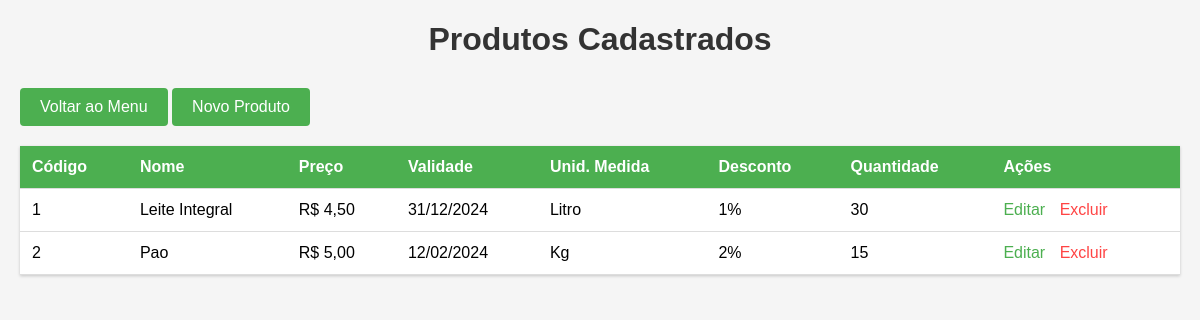
The app's page /listagem_produtos.php with its own data.
### tables this page shows
CREATE TABLE `produtos` (
  `codigo` int(11) NOT NULL,
  `nome` varchar(50) NOT NULL,
  `preco` decimal(5,2) NOT NULL,
  `validade` date DEFAULT NULL,
  `unid_medida` varchar(5) DEFAULT NULL,
  `desconto` int(11) DEFAULT NULL,
  `quantidade` int(11) DEFAULT NULL
);

### listagem_produtos.php (the view, shortened to what this page needs)
<?php
include 'config.php';
?>
<!DOCTYPE html>
<html lang="pt-br">
<head>
</head>
<body>
    <div class="container">
    <h1>Produtos Cadastrados</h1>
        <a href="menu.php" class="btn-voltar">Voltar ao Menu</a>
        <a href="cadastro_produto.php" class="btn-novo">Novo Produto</a>
        <table>
            <thead>
                <tr>
                    <th>Código</th>
                    <th>Nome</th>
                    <th>Preço</th>
                    <th>Validade</th>
                    <th>Unid. Medida</th>
                    <th>Desconto</th>
                    <th>Quantidade</th>
                    <th>Ações</th>
                </tr>
            </thead>
            <tbody>
                <?php
                $stmt = $pdo->query("SELECT * FROM produtos ORDER BY nome");
                while($row = $stmt->fetch()) {
                    echo "<tr>";
                    echo "<td>".$row['codigo']."</td>";
                    echo "<td>".$row['nome']."</td>";
                    echo "<td>R$ ".number_format($row['preco'], 2, ',', '.')."</td>";
                    echo "<td>".date('d/m/Y', strtotime($row['validade']))."</td>";
                    echo "<td>".$row['unid_medida']."</td>";
                    echo "<td>".$row['desconto']."%</td>";
                    echo "<td>".$row['quantidade']."</td>";
                    echo "<td class='acoes'>
                            <a href='editar_produto.php?id=".$row['codigo']."' class='editar'>Editar</a>
                            <a href='excluir_produto.php?id=".$row['codigo']."' class='excluir'
                               onclick='return confirm(\"Deseja realmente excluir este produto?\")'>Excluir</a>
                          </td>";
                    echo "</tr>";
                }
                ?>
            </tbody>
        </table>
    </div>
</body>
</html>

### listagem_produtos.php (style rules this page uses)
body { font-family: Arial, sans-serif; margin: 20px; background-color: #f5f5f5; }
.container { max-width: 1200px; margin: 0 auto; }
h1 { color: #333; text-align: center; margin-bottom: 30px; }
table { width: 100%; border-collapse: collapse; background-color: white; box-shadow: 0 1px 3px rgba(0,0,0,0.2); }
th, td { padding: 12px; text-align: left; border-bottom: 1px solid #ddd; }
th { background-color: #4CAF50; color: white; }
.btn-novo, .btn-voltar { background-color: #4CAF50; color: white; padding: 10px 20px; text-decoration: none; border-radius: 4px; display: inline-block; margin-bottom: 20px; }
.acoes a { margin-right: 10px; text-decoration: none; }
.editar { color: #4CAF50; }
.excluir { color: #ff4444; }

### records on screen
produtos: codigo "1", nome "Leite Integral", preco "4,50", validade "31/12/2024", unid_medida "Litro", desconto "1", quantidade "30"
produtos: codigo "2", nome "Pao", preco "5,00", validade "12/02/2024", unid_medida "Kg", desconto "2", quantidade "15"
